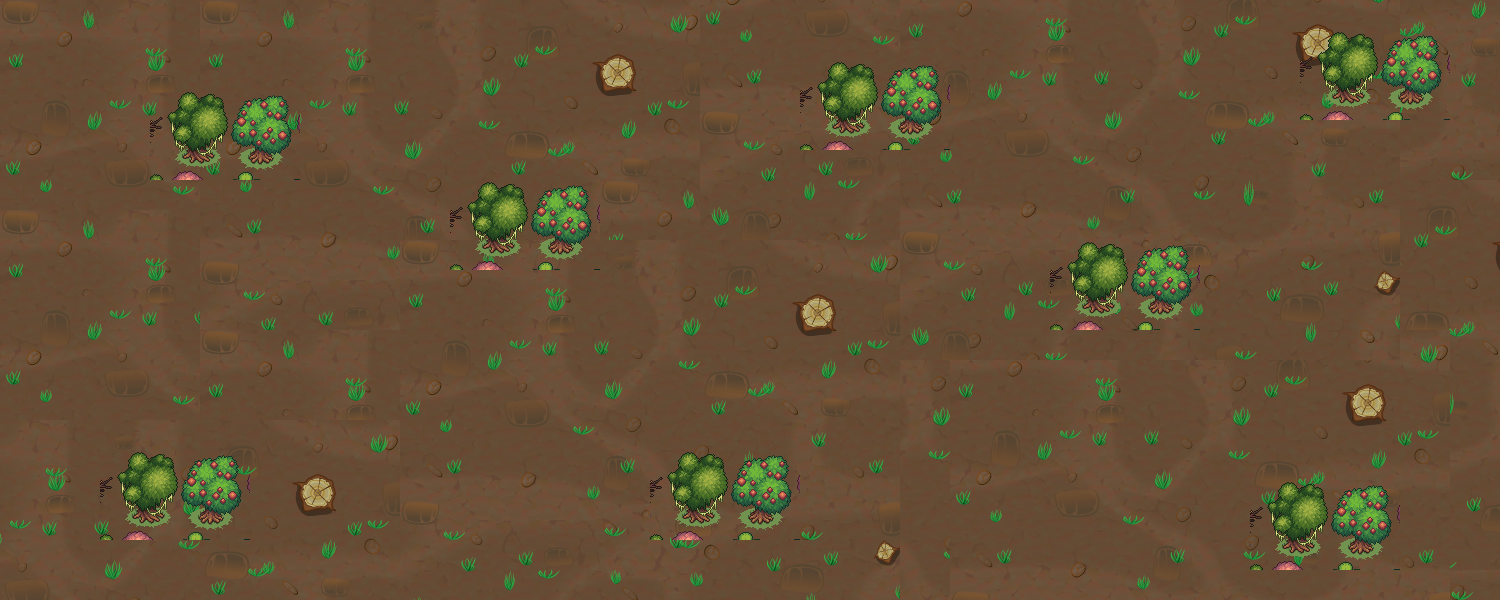

A 2D game scene composited from a Tiled map and its tileset images. What follows is a short description and the map's XML, with every tile layer's data as written:
An orthogonal 30x20 tile map with 50x30 px tiles, 2 tile layers (Calque de Tuiles 1, Calque de Tuiles 2), 2 tilesets and 24 objects (8x nourriture, 8x obstacle, 4x poulet, 2x mouton, kael_start, ...).

<map version="1.10" tiledversion="1.11.2" orientation="orthogonal" renderorder="right-down" width="30" height="20" tilewidth="50" tileheight="30" infinite="0" nextlayerid="6" nextobjectid="59">
 <tileset firstgid="1" source="ard.tsx" />
 <tileset firstgid="171" source="chjra.tsx" />
 <layer id="1" name="Calque de Tuiles 1" width="30" height="20">
  <data encoding="csv">
1,2,3,4,1,2,3,4,5,6,7,8,9,10,51,52,53,54,11,12,13,14,15,16,17,18,19,20,48,49,
11,12,13,14,11,12,13,14,15,16,17,18,19,20,61,62,63,64,21,22,23,24,25,26,27,28,29,30,58,59,
21,22,23,24,21,22,23,24,25,26,27,28,29,30,71,72,73,74,31,32,33,34,35,36,37,38,39,40,68,69,
31,32,33,34,31,32,33,34,35,36,37,38,39,40,81,82,83,84,41,42,43,44,45,46,47,48,49,50,78,79,
41,42,43,44,41,42,43,44,45,46,47,48,49,50,91,92,93,94,51,52,53,54,55,56,57,58,59,60,88,89,
51,52,53,54,51,52,53,54,55,56,57,58,59,60,101,102,103,104,61,62,63,64,65,66,67,68,69,70,98,99,
61,62,63,64,61,62,63,64,65,66,67,68,1,2,111,112,113,114,71,72,73,74,75,76,77,78,79,80,7,8,
1,2,3,4,71,72,73,74,75,76,77,78,11,12,121,122,123,124,81,82,83,84,85,86,87,88,89,90,17,18,
11,12,13,14,81,82,83,84,1,2,3,4,5,6,7,8,9,10,91,92,93,94,95,96,97,98,99,100,27,28,
21,22,23,24,91,92,93,94,11,12,13,14,15,16,17,18,19,20,101,102,103,104,105,106,107,108,109,110,37,38,
31,32,33,34,101,102,103,104,21,22,23,24,25,26,27,28,29,30,111,112,113,114,115,116,117,118,119,120,47,48,
41,42,43,44,1,2,3,4,31,32,33,34,35,36,37,38,39,40,121,122,123,124,125,126,127,128,129,130,10,58,
51,52,53,54,11,12,13,14,41,42,43,44,45,46,47,48,49,50,16,11,12,13,14,15,16,17,18,19,20,68,
61,62,63,64,21,22,23,24,51,52,53,54,55,56,57,58,59,60,26,21,22,23,24,25,26,27,28,29,30,78,
3,4,5,6,7,8,9,10,61,62,63,64,65,66,67,68,69,70,36,31,32,33,34,35,36,37,38,39,40,88,
13,14,15,16,17,18,19,20,71,72,73,74,75,76,77,78,79,80,46,41,42,43,44,45,46,47,48,49,50,98,
23,24,25,26,27,28,29,30,81,82,83,84,85,86,87,88,89,90,56,51,52,53,54,55,56,57,58,59,60,108,
33,34,35,36,37,38,39,40,91,92,93,94,95,96,97,98,99,100,66,61,62,63,64,65,66,67,68,69,70,118,
43,44,45,46,47,48,49,50,101,102,103,104,105,106,107,108,109,110,76,71,72,73,74,75,76,77,78,79,80,128,
53,54,55,56,57,58,59,60,111,112,113,114,115,116,117,118,119,120,86,81,82,83,84,85,86,87,88,89,90,99
</data>
 </layer>
 <layer id="2" name="Calque de Tuiles 2" width="30" height="20">
  <data encoding="csv">
0,0,0,0,0,0,0,0,0,0,0,0,0,0,0,0,0,0,0,0,0,0,0,0,0,0,0,0,0,0,
0,0,0,0,0,0,0,0,0,0,0,0,0,0,0,0,0,0,0,0,0,0,0,0,0,0,179,180,181,0,
0,0,0,0,0,0,0,0,0,0,0,0,0,0,0,0,179,180,181,0,0,0,0,0,0,0,195,196,197,0,
0,0,0,179,180,181,0,0,0,0,0,0,0,0,0,0,195,196,197,0,0,0,0,0,0,0,211,212,213,0,
0,0,0,195,196,197,0,0,0,0,0,0,0,0,0,0,211,212,213,0,0,0,0,0,0,0,0,0,0,0,
0,0,0,211,212,213,0,0,0,0,0,0,0,0,0,0,0,0,0,0,0,0,0,0,0,0,0,0,0,0,
0,0,0,0,0,0,0,0,0,179,180,181,0,0,0,0,0,0,0,0,0,0,0,0,0,0,0,0,0,0,
0,0,0,0,0,0,0,0,0,195,196,197,0,0,0,0,0,0,0,0,0,0,0,0,0,0,0,0,0,0,
0,0,0,0,0,0,0,0,0,211,212,213,0,0,0,0,0,0,0,0,0,179,180,181,0,0,0,0,0,0,
0,0,0,0,0,0,0,0,0,0,0,0,0,0,0,0,0,0,0,0,0,195,196,197,0,0,0,0,0,0,
0,0,0,0,0,0,0,0,0,0,0,0,0,0,0,0,0,0,0,0,0,211,212,213,0,0,0,0,0,0,
0,0,0,0,0,0,0,0,0,0,0,0,0,0,0,0,0,0,0,0,0,0,0,0,0,0,0,0,0,0,
0,0,0,0,0,0,0,0,0,0,0,0,0,0,0,0,0,0,0,0,0,0,0,0,0,0,0,0,0,0,
0,0,0,0,0,0,0,0,0,0,0,0,0,0,0,0,0,0,0,0,0,0,0,0,0,0,0,0,0,0,
0,0,0,0,0,0,0,0,0,0,0,0,0,0,0,0,0,0,0,0,0,0,0,0,0,0,0,0,0,0,
0,0,179,180,181,0,0,0,0,0,0,0,0,179,180,181,0,0,0,0,0,0,0,0,0,0,0,0,0,0,
0,0,195,196,197,0,0,0,0,0,0,0,0,195,196,197,0,0,0,0,0,0,0,0,0,179,180,181,0,0,
0,0,211,212,213,0,0,0,0,0,0,0,0,211,212,213,0,0,0,0,0,0,0,0,0,195,196,197,0,0,
0,0,0,0,0,0,0,0,0,0,0,0,0,0,0,0,0,0,0,0,0,0,0,0,0,211,212,213,0,0,
0,0,0,0,0,0,0,0,0,0,0,0,0,0,0,0,0,0,0,0,0,0,0,0,0,0,0,0,0,0
</data>
 </layer>
 <objectgroup id="3" name="Object Layer 1">
  <object id="1" name="nourriture" x="884.64" y="64.9548" width="53" height="79" />
  <object id="2" name="obstacle" x="823.217" y="61.9548" width="56" height="81" />
  <object id="3" name="obstacle" x="1070.82" y="241.571" width="55" height="78" />
  <object id="4" name="nourriture" x="1134.97" y="247.13" width="53" height="76" />
  <object id="5" name="obstacle" x="1324.71" y="35.3032" width="56" height="68" />
  <object id="6" name="nourriture" x="1387.74" y="38.3032" width="52" height="70" />
  <object id="7" name="nourriture" x="1333.97" y="484.05" width="55" height="81" />
  <object id="8" name="obstacle" x="1271.11" y="485.196" width="52" height="74" />
  <object id="9" name="obstacle" x="672.812" y="451.838" width="56" height="74" />
  <object id="10" name="nourriture" x="734.235" y="455.545" width="57" height="75" />
  <object id="11" name="obstacle" x="471.517" y="182.681" width="53" height="74" />
  <object id="12" name="nourriture" x="530.94" y="183.268" width="62" height="74" />
  <object id="13" name="obstacle" x="170.442" y="90.3128" width="57" height="80" />
  <object id="14" name="nourriture" x="233.718" y="97.6064" width="61" height="74" />
  <object id="15" name="obstacle" x="122.111" y="449.838" width="56" height="77" />
  <object id="16" name="nourriture" x="181.827" y="456.838" width="58" height="70" />
  <object id="18" name="poulet" x="323.777" y="347.365" width="60" height="40" />
  <object id="23" name="mouton" x="396.363" y="39.0515" width="60" height="40" />
  <object id="52" name="kael_start" x="1230.88" y="52.2093">
   <point />
  </object>
  <object id="54" name="mouton" x="1393.84" y="147.136" width="60.1202" height="41.1349" />
  <object id="55" name="poulet" x="1086.97" y="506.843" width="60" height="40" />
  <object id="56" name="poulet" x="460.455" y="502.097" width="60" height="40" />
  <object id="57" name="poulet" x="1060.07" y="43.2845" width="60" height="40" />
  <object id="58" name="exit_zone" x="3.16422" y="224.66" width="90" height="90" />
 </objectgroup>
</map>
